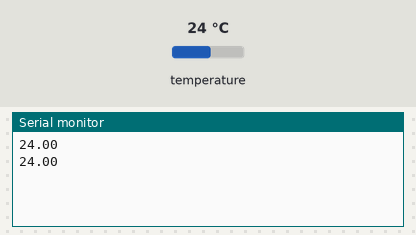
Recording of a sketch running on a simulated Arduino Uno, built with avr-gcc and run on an emulated ATmega328P. On the bench: the last lines printed to the serial monitor. Inputs (shaded band) come from the test bench; at power-on: temperature 24 °C.

Above: at 2.8 s.
2.9 s: temperature set to 12 °C
At 3.8 s:
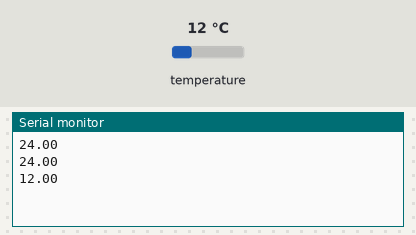
4.4 s: temperature set to 19 °C
At 5.8 s:
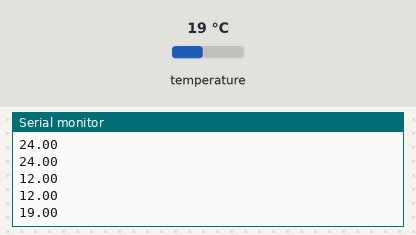
Timing chart, 0 to 7.4 s (numbered marks = the images above; inputs shaded):
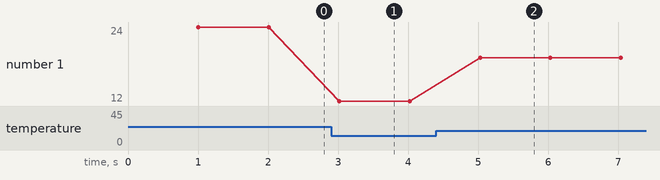

Measured:
- after the input at 2.9 s, the serial monitor: prints a new line after 0.12 s (image 1)
- after the input at 4.4 s, the serial monitor: prints a new line after 0.63 s (image 2)
- plotted number 1: 24 → 12 after the input at 2.9 s, 12 → 19 after the input at 4.4 s

The sketch:

DS18B20.ino
```cpp
#include <OneWire.h>
/*
* Описание взаимодействия с цифровым датчиком ds18b20
* Подключение ds18b20 к ардуино через пин 8
*/
OneWire ds(8); // Создаем объект OneWire для шины 1-Wire, с помощью которого будет осуществляться работа с датчиком

void setup(){
  Serial.begin(9600);
}

void loop(){
  // Определяем температуру от датчика DS18b20
  byte data[2]; // Место для значения температуры

  ds.reset(); // Начинаем взаимодействие со сброса всех предыдущих команд и параметров
  ds.write(0xCC); // Даем датчику DS18b20 команду пропустить поиск по адресу. В нашем случае только одно устрйоство
  ds.write(0x44); // Даем датчику DS18b20 команду измерить температуру. Само значение температуры мы еще не получаем - датчик его положит во внутреннюю память

  delay(1000); // Микросхема измеряет температуру, а мы ждем.

  ds.reset(); // Теперь готовимся получить значение измеренной температуры
  ds.write(0xCC);
  ds.write(0xBE); // Просим передать нам значение регистров со значением температуры

  // Получаем и считываем ответ
  data[0] = ds.read(); // Читаем младший байт значения температуры
  data[1] = ds.read(); // А теперь старший

  // Формируем итоговое значение:
  //    - сперва "склеиваем" значение,
  //    - затем умножаем его на коэффициент, соответсвующий разрешающей способности (для 12 бит по умолчанию - это 0,0625)
  float temperature =  ((data[1] << 8) | data[0]) * 0.0625;

  // Выводим полученное значение температуры в монитор порта
  Serial.println(temperature);

}
```
